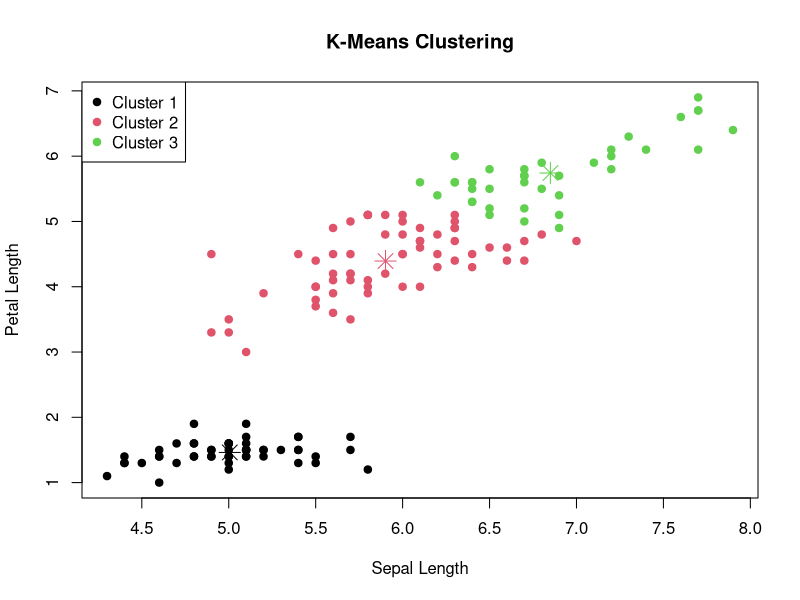

The R script that drew this image:

# Name: Mokshasri Bellamkonda
# Roll No: 04
# Div: B

# EXPERIMENT NO. 12
# Apply K-Means Clustering in R and
# Visualize Cluster Assignments


# PART A: Load Dataset

data(iris)

# Display First Six Records
head(iris)

# Display Dataset Structure
str(iris)


# PART B: Select Numerical Variables

iris_data <- iris[, 1:4]

# Display Selected Data
print(iris_data)


# PART C: Apply K-Means Clustering

# Set Random Seed
set.seed(123)

# Create K-Means Model
kmodel <- kmeans(
  iris_data,
  centers = 3,
  nstart = 25
)

# Display K-Means Model
print(kmodel)


# PART D: Display Cluster Sizes

cat("Cluster Sizes:\n")
print(kmodel$size)


# PART E: View Cluster Assignments

cat("Cluster Assignments:\n")
print(kmodel$cluster)

# Display First Six Cluster Assignments
head(kmodel$cluster)


# PART F: Add Cluster Information to Dataset

iris$Cluster <- as.factor(kmodel$cluster)

# Display Updated Dataset
head(iris)


# PART G: Visualize K-Means Clusters

plot(
  iris_data[, 1],
  iris_data[, 3],
  col = kmodel$cluster,
  pch = 19,
  main = "K-Means Clustering",
  xlab = "Sepal Length",
  ylab = "Petal Length"
)

# Display Cluster Centroids
points(
  kmodel$centers[, c(1, 3)],
  col = 1:3,
  pch = 8,
  cex = 2
)

# Add Legend
legend(
  "topleft",
  legend = c("Cluster 1", "Cluster 2", "Cluster 3"),
  col = 1:3,
  pch = 19
)


# PART H: Display Cluster Centers

cat("Cluster Centers:\n")
print(kmodel$centers)


# PART I: Calculate Within-Cluster Sum of Squares

cat("Within Cluster Sum of Squares:\n")
print(kmodel$tot.withinss)


# PART J: Compare Clusters with Actual Species

cat("Cluster vs Actual Species:\n")

print(table(
  Actual_Species = iris$Species,
  Cluster = iris$Cluster
))


# PART K: Final Summary

cat("\nK-MEANS CLUSTERING SUMMARY\n")

cat("Total Observations:", nrow(iris_data), "\n")

cat("Number of Clusters:",
    length(kmodel$size), "\n")

cat("Cluster Sizes:\n")
print(kmodel$size)

cat("Total Within-Cluster Sum of Squares:",
    kmodel$tot.withinss, "\n")


# RESULT

cat("\nExperiment No. 12 Completed Successfully\n")
cat("Name: Mokshasri Bellamkonda\n")
cat("Roll No: 04\n")
cat("Division: B\n")
